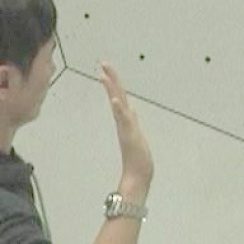
#> input picture Hand pose estimation datasets/CMUhand/transformed/exposure_rate/overexposed/00001328.jpg, 244 x 244 px, given as the content of the folder /Users/muxin/PyCharm/FreiHand/original/naked_hands, which was not available
$ python exposure.py
#> lines starting #> are read from the running program, lines starting #| are printed output that depends on the picture; pictures that were not available may be replaced by others from this repository, and a replacement may not be noted
import numpy as np
import cv2
import csv
from os import listdir


def adjust_gamma_for_single_image(image, gamma=1.0):
    # build a lookup table mapping the pixel values [0, 255] to
    # their adjusted gamma values
    inv_gamma = 1.0 / gamma
    table = np.array([((i / 255.0) ** inv_gamma) * 255
                      for i in np.arange(0, 256)]).astype("uint8")
    # apply gamma correction using the lookup table
    return cv2.LUT(image, table)


def write_csv_data(file_path, new_data, mode):
    with open(file_path, mode) as file:
        writer = csv.writer(file)
        writer.writerow(new_data)


def apply_adjustment(input_folder, output_folder, gamma):
#> called with gamma = 0.2
    for filename in listdir(input_folder):
        if filename[-3:] == 'jpg':
            try:
                print("Process file " + filename)
                # Read the image
                image_path = input_folder + f'/' + filename
                image = cv2.imread(image_path)
#> image is the input picture: shape (244, 244, 3); mean B, G, R 158.4, 174.2, 172.7
                # Change exposure rate of this image
                image = adjust_gamma_for_single_image(image, gamma)
#> in adjust_gamma_for_single_image, `return cv2.LUT(image, table)`:
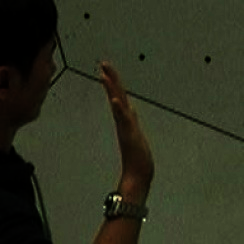
#> returned value: shape (244, 244, 3); mean of channels 0, 1, 2 30.7, 48.7, 45.4; drawn as B, G, R
                # Write new data
                output_path = output_folder + f'/' + filename
                cv2.imwrite(output_path, image)
            except Exception as e:
                error_report_data = [filename, e]
                write_csv_data('error_report.csv', error_report_data, 'a')
        # break


gamma_values = [0.2, 0.5, 1, 2, 5]  # [0.2, 0.5, 1, 2, 5]
titles = ['Strongly underexposed', 'Underexposed', 'Correct exposure', 'Overexposed', 'Strongly overexposed']


def apply_strongly_underexposed(dataset='FreiHand'):
    input_folder = f'/Users/muxin/PyCharm/{dataset}/original/naked_hands'
    output_folder = f'/Users/muxin/PyCharm/{dataset}/transformed/exposure_rate/strongly_underexposed'
    apply_adjustment(input_folder, output_folder, gamma_values[0])


def apply_underexposed(dataset='FreiHand'):
    input_folder = f'/Users/muxin/PyCharm/{dataset}/original/naked_hands'
    output_folder = f'/Users/muxin/PyCharm/{dataset}/transformed/exposure_rate/underexposed'
    apply_adjustment(input_folder, output_folder, gamma_values[1])
#> call 2 of adjust_gamma_for_single_image, with gamma = 0.5
#> in adjust_gamma_for_single_image (call 2), `return cv2.LUT(image, table)`:
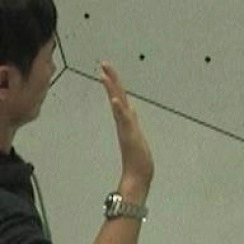
#> returned value: shape (244, 244, 3); mean of channels 0, 1, 2 102.1, 123.4, 120.8; drawn as B, G, R


def apply_overexposed(dataset='FreiHand'):
    input_folder = f'/Users/muxin/PyCharm/{dataset}/original/naked_hands'
    output_folder = f'/Users/muxin/PyCharm/{dataset}/transformed/exposure_rate/overexposed'
    apply_adjustment(input_folder, output_folder, gamma_values[3])
#> call 3 of adjust_gamma_for_single_image, with gamma = 2
#> in adjust_gamma_for_single_image (call 3), `return cv2.LUT(image, table)`:
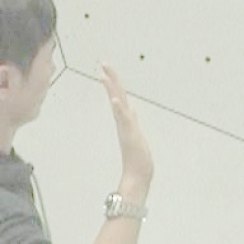
#> returned value: shape (244, 244, 3); mean of channels 0, 1, 2 199.1, 208.9, 208.1; drawn as B, G, R


def apply_strongly_overexposed(dataset='FreiHand'):
    input_folder = f'/Users/muxin/PyCharm/{dataset}/original/naked_hands'
    output_folder = f'/Users/muxin/PyCharm/{dataset}/transformed/exposure_rate/strongly_overexposed'
    apply_adjustment(input_folder, output_folder, gamma_values[4])
#> call 4 of adjust_gamma_for_single_image, with gamma = 5
#> in adjust_gamma_for_single_image (call 4), `return cv2.LUT(image, table)`:
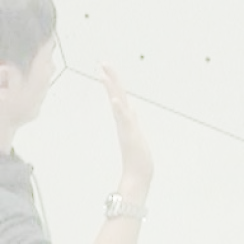
#> returned value: shape (244, 244, 3); mean of channels 0, 1, 2 230.3, 234.8, 234.4; drawn as B, G, R


if __name__ == '__main__':
    write_csv_data('error_report.csv', ["filename", "exception"], 'w')
    apply_strongly_underexposed(dataset='FreiHand')
    apply_underexposed(dataset='FreiHand')
    apply_overexposed(dataset='FreiHand')
    apply_strongly_overexposed(dataset='FreiHand')

    apply_strongly_underexposed(dataset='CMUhand')
    apply_underexposed(dataset='CMUhand')
    apply_overexposed(dataset='CMUhand')
    apply_strongly_overexposed(dataset='CMUhand')

$ run again, on Hand pose estimation datasets/CMUhand/transformed/exposure_rate/overexposed/00002583.jpg
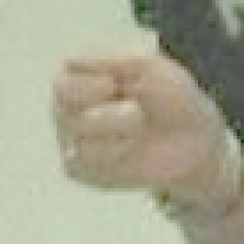
#> input picture Hand pose estimation datasets/CMUhand/transformed/exposure_rate/overexposed/00002583.jpg, 244 x 244 px, given as the content of the folder /Users/muxin/PyCharm/FreiHand/original/naked_hands, which was not available
#> in apply_adjustment, image is the input picture: shape (244, 244, 3); mean B, G, R 142.5, 164.7, 164.4
#> in adjust_gamma_for_single_image (call 3), `return cv2.LUT(image, table)`:
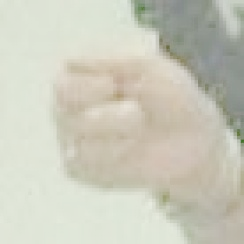
#> returned value: shape (244, 244, 3); mean of channels 0, 1, 2 188.3, 202.7, 202.6; drawn as B, G, R
#> in adjust_gamma_for_single_image (call 4), `return cv2.LUT(image, table)`:
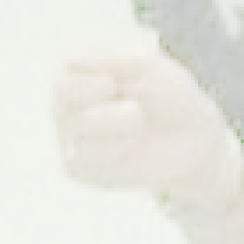
#> returned value: shape (244, 244, 3); mean of channels 0, 1, 2 225.1, 231.9, 231.8; drawn as B, G, R

$ run again, on Hand pose estimation datasets/CMUhand/transformed/exposure_rate/overexposed/00002862.jpg
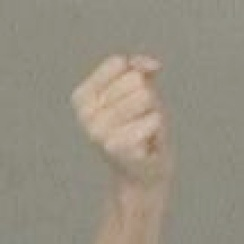
#> input picture Hand pose estimation datasets/CMUhand/transformed/exposure_rate/overexposed/00002862.jpg, 244 x 244 px, given as the content of the folder /Users/muxin/PyCharm/FreiHand/original/naked_hands, which was not available
#> in apply_adjustment, image is the input picture: shape (244, 244, 3); mean B, G, R 129.8, 143.9, 150.1
#> in adjust_gamma_for_single_image (call 3), `return cv2.LUT(image, table)`:
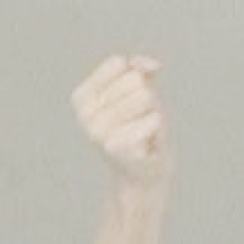
#> returned value: shape (244, 244, 3); mean of channels 0, 1, 2 181.3, 190.8, 194.8; drawn as B, G, R
#> in adjust_gamma_for_single_image (call 4), `return cv2.LUT(image, table)`:
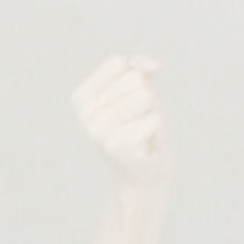
#> returned value: shape (244, 244, 3); mean of channels 0, 1, 2 222.2, 226.8, 228.7; drawn as B, G, R

$ run again, on Hand pose estimation datasets/CMUhand/transformed/exposure_rate/overexposed/00004199.jpg
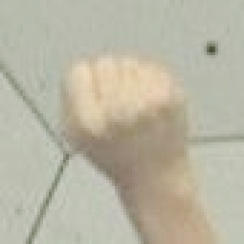
#> input picture Hand pose estimation datasets/CMUhand/transformed/exposure_rate/overexposed/00004199.jpg, 244 x 244 px, given as the content of the folder /Users/muxin/PyCharm/FreiHand/original/naked_hands, which was not available
#> in apply_adjustment, image is the input picture: shape (244, 244, 3); mean B, G, R 163.9, 181.5, 184.8
#> in adjust_gamma_for_single_image (call 3), `return cv2.LUT(image, table)`:
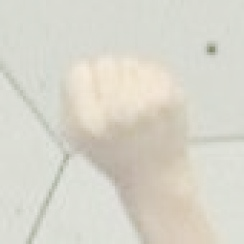
#> returned value: shape (244, 244, 3); mean of channels 0, 1, 2 203.5, 214.3, 216.4; drawn as B, G, R
#> in adjust_gamma_for_single_image (call 4), `return cv2.LUT(image, table)`:
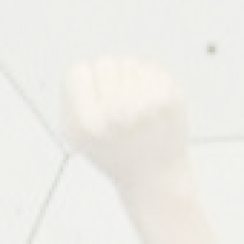
#> returned value: shape (244, 244, 3); mean of channels 0, 1, 2 232.6, 237.5, 238.4; drawn as B, G, R
